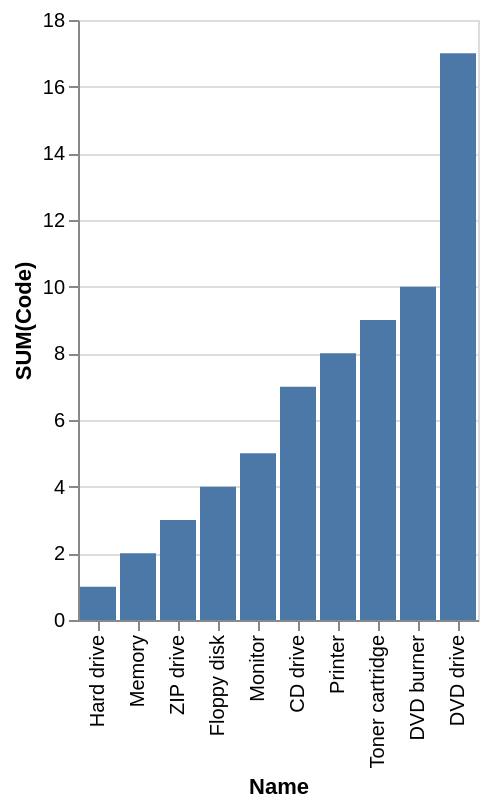

The Vega-Lite source for this figure:
### Vega-Lite specification from a JSON file in a GitHub repository (floating-point values rounded to 4 significant figures)
{"data": {"values": [{"x_data": "Hard drive", "y_data": 1}, {"x_data": "Memory", "y_data": 2}, {"x_data": "ZIP drive", "y_data": 3}, {"x_data": "Floppy disk", "y_data": 4}, {"x_data": "Monitor", "y_data": 5}, {"x_data": "CD drive", "y_data": 7}, {"x_data": "Printer", "y_data": 8}, {"x_data": "Toner cartridge", "y_data": 9}, {"x_data": "DVD burner", "y_data": 10}, {"x_data": "DVD drive", "y_data": 17}]}, "mark": "bar", "encoding": {"x": {"field": "x_data", "type": "nominal", "title": "Name", "sort": {"op": "sum", "field": "y_data", "order": "ascending"}}, "y": {"field": "y_data", "type": "quantitative", "title": "SUM(Code)"}}}
